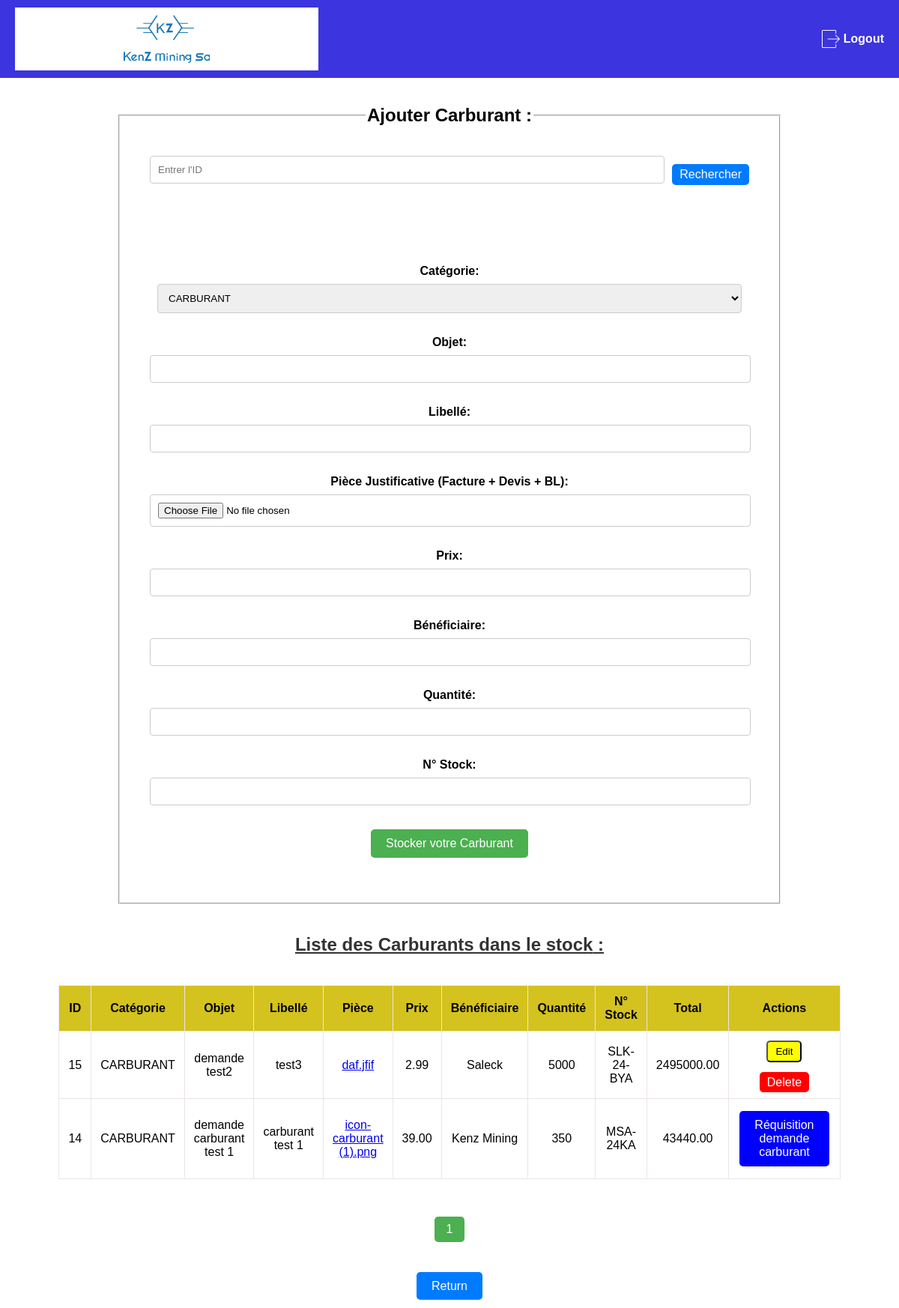
/Formulaires/stock_carburant.php (signed in), run on the app's committed database.
### tables this page shows
CREATE TABLE IF NOT EXISTS `carburant` (
  `id` int NOT NULL AUTO_INCREMENT,
  `categorie` varchar(50) DEFAULT 'CARBURANT',
  `libelle` varchar(255) NOT NULL,
  `piece` blob,
  `prix` decimal(10,2) NOT NULL,
  `beneficiaire` varchar(255) NOT NULL,
  `quantite` int NOT NULL,
  `n_stock` varchar(50) NOT NULL,
  `validated` tinyint(1) NOT NULL DEFAULT '0',
  `Objet` varchar(255) NOT NULL,
  `Total` decimal(10,2) NOT NULL,
  PRIMARY KEY (`id`)
);

### Formulaires/stock_carburant.php (the view, shortened to what this page needs)
<?php
include '../serv_projet1.php';
$limit = 10;
$page = isset($_GET['page']) ? $_GET['page'] : 1;
$start = ($page - 1) * $limit;
$search_id = isset($_GET['search_id']) ? intval($_GET['search_id']) : 0;
if ($search_id > 0) {
    $sql = "SELECT * FROM carburant WHERE id = ? LIMIT ?, ?";
    $stmt = $conn->prepare($sql);
    $stmt->bind_param('iii', $search_id, $start, $limit);
} else {
    $sql = "SELECT * FROM carburant LIMIT ?, ?";
    $stmt = $conn->prepare($sql);
    $stmt->bind_param('ii', $start, $limit);
}
$stmt->execute();
$result = $stmt->get_result();
$count_sql = "SELECT COUNT(id) as total FROM carburant";
$count_result = $conn->query($count_sql);
$total_rows = $count_result->fetch_assoc()['total'];
$total_pages = ceil($total_rows / $limit);
?>
<!DOCTYPE html>
<html lang="fr">
<head>
    <link rel="stylesheet" type="text/css" href="../css/styles_stock_carburant.css">
</head>
<body>
    <header>
        <nav>
            <div class="logo-container">
                <img src="../img/LOGO.png" alt="Logo de Kenz Mining SA" class="logo-image">
            </div>
            <a href="../logout.php" class="logout-link">
                <div class="logout">
                    <img src="../img/icon_logout.png" alt="icon_logout" class="logout">
                    <p>Logout</p>
                </div>
            </a>
        </nav>
    </header><br><br>
    <fieldset>
            <legend><b>Ajouter Carburant</b> :</legend>
            <form method="GET" action="stock_carburant.php" class="search-bar">
                <input type="number" id="search-id" name="search_id" placeholder="Entrer l'ID">
                <button type="submit">Rechercher</button>
            </form>
            <br><br>
            <form action="stock_carburant.php" method="post" enctype="multipart/form-data">
                <label for="categorie">Catégorie:</label>
                <select id="categorie" name="categorie">
                    <option value="CARBURANT">CARBURANT</option>
                </select><br><br>
                <label for="objet">Objet:</label>
                <input type="text" id="objet" name="objet" required><br><br>
                <label for="libelle">Libellé:</label>
                <input type="text" id="libelle" name="libelle" required><br><br>
                <label for="piece">Pièce Justificative (Facture + Devis + BL):</label>
                <input type="file" id="piece" name="piece"><br><br>
                <label for="prix">Prix:</label>
                <input type="number" step="0.01" id="prix" name="prix" required><br><br>
                <label for="beneficiaire">Bénéficiaire:</label>
                <input type="text" id="beneficiaire" name="beneficiaire" required><br><br>
                <label for="quantite">Quantité:</label>
                <input type="number" id="quantite" name="quantite" required><br><br>
                <label for="n_stock">N° Stock:</label>
                <input type="text" id="n_stock" name="n_stock" required><br>
                <div class = 'btn-submit'>
                    <button type="submit">Stocker votre Carburant</button>
                </div>
            </form>
    </fieldset>
    <main>
        <h2><u><b>Liste des Carburants dans le stock</b> :</u></h2>
        <table border="1">
            <tr>
                <th>ID</th>
                <th>Catégorie</th>
                <th>Objet</th>
                <th>Libellé</th>
                <th>Pièce</th>
                <th>Prix</th>
                <th>Bénéficiaire</th>
                <th>Quantité</th>
                <th>N° Stock</th>
                <th>Total</th>
                <th>Actions</th>
            </tr>
            <?php
            if ($result->num_rows > 0) {
                while($row = $result->fetch_assoc()) {
                    $pieceFileName = $row["piece"];
                    $pieceLink = $pieceFileName ? '<a href="../img/' . htmlspecialchars($pieceFileName) . '" download>' . htmlspecialchars($pieceFileName) . '</a>' : 'Aucun';
                    echo "<tr>
                        <td>" . $row["id"] . "</td>
                        <td>" . $row["categorie"] . "</td>
                        <td>" . $row["Objet"] . "</td>
                        <td>" . $row["libelle"] . "</td>
                        <td>" . $pieceLink . "</td>
                        <td>" . $row["prix"] . "</td>
                        <td>" . $row["beneficiaire"] . "</td>
                        <td>" . $row["quantite"] . "</td>
                        <td>" . $row["n_stock"] . "</td>
                        <td>" . $row["Total"] . "</td>
                        <td>";
                        if ($row["validated"] != 1) {
                            echo "<button onclick=\"openEditModal(" . $row["id"] . ")\" class='edit-button'>Edit</button><br><br>";
                            echo "<a href='../modif_stock_carburant/delete_carburant.php?id=" . $row["id"] . "' class='delete-button'>Delete</a>";
                        }
                        if ($row["validated"] == 1) {
                            echo "<button onclick=\"openModal(" . $row["id"] . ")\" class='requisition-button'>Réquisition demande carburant</button>";
                        }
                        echo "</td>
                    </tr>";
                }
            } else {
                echo "<tr><td colspan='11'>Aucun carburant trouvé</td></tr>";
            }
            ?>
        </table>
        <div class="pagination">
            <?php for ($i = 1; $i <= $total_pages; $i++): ?>
                <a href="stock_carburant.php?page=<?= $i; ?>"><?= $i; ?></a>
            <?php endfor; ?>
        </div>
    </main>
   <div class = 'btn-return'>
        <a href="../Formulaires/Formulaire_Carburant.php" class="btn-blue">Return</a>
    </div>
</body>
</html>

### css/styles_stock_carburant.css (style rules this page uses)
body { font-family: Arial, sans-serif; background-color: #fff; margin: 0; padding: 0; }
header { background-color: #3c34de; color: #fff; padding: 10px 0; }
.logo-container { background-color: white; padding: 10px; display: flex; justify-content: center; align-items: center; }
.logo-image { max-width: 30%; height: auto; }
.logout-link { text-decoration: none; color: inherit; }
.logout img { width: 24px; height: 24px; margin-left: 5px; filter: brightness(0) invert(1); }
.logout { display: flex; align-items: center; gap: 5px; font-size: 16px; font-weight: bold; cursor: pointer; }
nav { display: flex; justify-content: space-between; align-items: center; padding: 0 20px; }
.logout img { width: 24px; height: 24px; filter: brightness(0) invert(1); }
.logout img { margin-left: 10px; }
h1,h2 { margin: 20px 0; color: #333; text-align: center; }
form { max-width: 800px; margin: 0 auto; padding: 20px; }
form label { display: block; margin-bottom: 8px; font-weight: bold; }
form input[type="text"], form input[type="number"], form input[type="file"], form select { width: calc(100% - 20px); padding: 10px; margin-bottom: 12px; border: 1px solid #ccc; border-radius: 4px; }
form button { background-color: #4CAF50; color: white; padding: 10px 20px; border: none; border-radius: 4px; cursor: pointer; font-size: 16px; text-align: center; }
main { display: flex; flex-direction: column; padding: 20px; align-items: center; }
table { width: 80%; border-collapse: collapse; margin:20px 0; }
table, th, td { border: 1px solid #ece5e5; }
th, td { padding: 12px; text-align: center; }
th { background-color: #d4c21e; font-weight: bold; }
tr:nth-child(even) { background-color: #ffff; }
button[type="submit"] { padding: 10px 20px; background-color: #4CAF50; color: white; border: none; border-radius: 5px; cursor: pointer; }
.edit-button { background-color: yellow; color: black; padding: 5px 10px; text-decoration: none; border-radius: 5px; }
.delete-button { background-color: red; color: white; padding: 5px 10px; text-decoration: none; border-radius: 5px; }
.btn-blue { padding: 10px 20px; background-color: #007BFF; color: white; text-decoration: none; border-radius: 5px; }
.requisition-button { background-color: blue; color: white; border: none; padding: 10px 20px; text-align: center; text-decoration: none; display: inline-block; font-size: 16px; margin: 4px 2px; cursor: pointer; border-radius: 5px; }
.pagination { display: flex; justify-content: flex-end; padding: 10px 0; margin-top: 20px; }
.pagination a,.pagination strong { padding: 8px 16px; margin: 0 4px; background-color: #4CAF50; color: white; text-decoration: none; border-radius: 5px; transition: background-color 0.3s ease; }
.btn-return , .btn-print ,.btn-submit { text-align: center; margin: 20px 0; }
fieldset { width: 70%; margin: 0 auto; padding: 20px; text-align: center; }
legend { font-size: 24px; font-weight: bold; }
.search-bar { display: flex; justify-content: flex-end; align-items: center; margin-bottom: 20px; }
.search-bar input { width: 200px; padding: 5px; margin-right: 10px; }
.search-bar button { padding: 5px 10px; background-color: #007bff; color: white; border: none; cursor: pointer; }
.search-bar { padding-right: 20px; }

### data on the page
carburant: id "15", categorie "CARBURANT", Objet "demande test2", libelle "test3", piece "daf.jfif", prix "2.99", beneficiaire "Saleck", quantite "5000", n_stock "SLK-24-BYA", Total "2495000.00"
carburant: id "14", categorie "CARBURANT", Objet "demande carburant test 1", libelle "carburant test 1", piece "icon-carburant (1).png", prix "39.00", beneficiaire "Kenz Mining", quantite "350", n_stock "MSA-24KA", Total "43440.00"
